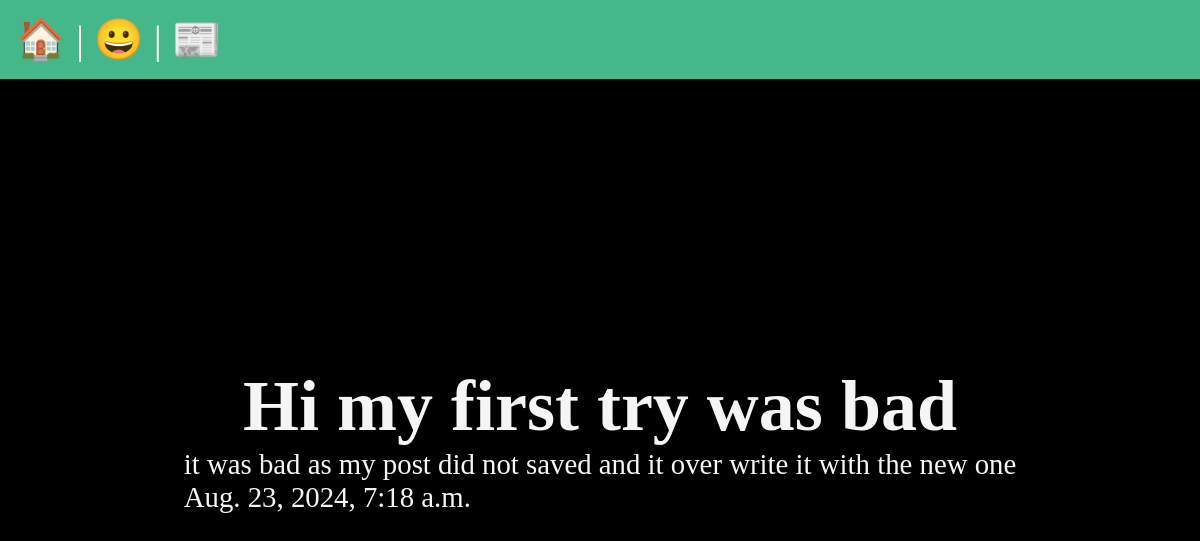
/posts/my-second-post, run on the app's committed database.
### posts/models.py (models this page shows, shortened)
class Post(models.Model):
    title=models.CharField(max_length=75)
    body=models.TextField()
    slug=models.SlugField()
    date=models.DateTimeField(auto_now_add=True)

### posts/views.py (the view)
# urls.py: path('<slug:slug>',views.post_page,name="page"),
def post_page(request,slug):
    post=Post.objects.get(slug=slug)
    return render(request ,'posts/post_page.html',{'post':post})

### posts/templates/posts/post_page.html (shortened to what this page needs)
{% extends 'layout.html' %}
{% block content %}
    <section>
        <h1>{{ post.title }} </h1>
        <p>{{ post.body }}</p>
        <p>{{ post.date }}</p>
    </section>
{% endblock %}

### static/css/style.css (style rules this page uses)
* { margin: 0; padding: 0; box-sizing: border-box; }
body { min-height: 100vh; background-color: black; color: whitesmoke; font-size: 3rem; display: flex; flex-flow: column; }
h1 { text-align: center; }
p { font-size: 60%; }

### data on the page
Post: title "Hi my first try was bad", body "it was bad as my post did not saved and it over write it with the new one", date "Aug. 23, 2024, 7:18 a.m."
